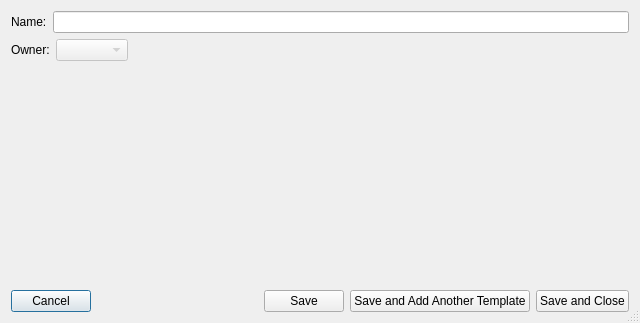
<?xml version="1.0" encoding="UTF-8"?>
<ui version="4.0">
 <class>EditTemplateUI</class>
 <widget class="QDialog" name="EditTemplateUI">
  <property name="geometry">
   <rect>
    <x>0</x>
    <y>0</y>
    <width>640</width>
    <height>323</height>
   </rect>
  </property>
  <property name="windowTitle">
   <string>Add or Edit Composite Food</string>
  </property>
  <property name="sizeGripEnabled">
   <bool>true</bool>
  </property>
  <layout class="QVBoxLayout" name="verticalLayout">
   <item>
    <layout class="QHBoxLayout" name="horizontalLayout">
     <item>
      <widget class="QLabel" name="label">
       <property name="text">
        <string>Name:</string>
       </property>
      </widget>
     </item>
     <item>
      <widget class="QLineEdit" name="txtName"/>
     </item>
    </layout>
   </item>
   <item>
    <layout class="QHBoxLayout" name="horizontalLayout_2">
     <item>
      <widget class="QLabel" name="label_4">
       <property name="text">
        <string>Owner:</string>
       </property>
      </widget>
     </item>
     <item>
      <widget class="QComboBox" name="cboOwner">
       <property name="enabled">
        <bool>false</bool>
       </property>
      </widget>
     </item>
     <item>
      <spacer name="horizontalSpacer">
       <property name="orientation">
        <enum>Qt::Horizontal</enum>
       </property>
       <property name="sizeHint" stdset="0">
        <size>
         <width>40</width>
         <height>20</height>
        </size>
       </property>
      </spacer>
     </item>
    </layout>
   </item>
   <item>
    <widget class="FoodSearchControl" name="fscSearch" native="true"/>
   </item>
   <item>
    <widget class="SelectFoodControl" name="sfcResultsList" native="true"/>
   </item>
   <item>
    <widget class="FoodTree" name="ftComponents" native="true"/>
   </item>
   <item>
    <layout class="QHBoxLayout" name="horizontalLayout_6">
     <item>
      <widget class="QPushButton" name="btnCancel">
       <property name="text">
        <string>Cancel</string>
       </property>
      </widget>
     </item>
     <item>
      <spacer name="horizontalSpacer_5">
       <property name="orientation">
        <enum>Qt::Horizontal</enum>
       </property>
       <property name="sizeHint" stdset="0">
        <size>
         <width>40</width>
         <height>20</height>
        </size>
       </property>
      </spacer>
     </item>
     <item>
      <widget class="QPushButton" name="btnSave">
       <property name="text">
        <string>Save</string>
       </property>
       <property name="default">
        <bool>false</bool>
       </property>
      </widget>
     </item>
     <item>
      <widget class="QPushButton" name="btnSaveAndAdd">
       <property name="text">
        <string>Save and Add Another Template</string>
       </property>
      </widget>
     </item>
     <item>
      <widget class="QPushButton" name="btnSaveAndClose">
       <property name="text">
        <string>Save and Close</string>
       </property>
       <property name="default">
        <bool>false</bool>
       </property>
      </widget>
     </item>
    </layout>
   </item>
  </layout>
 </widget>
 <layoutdefault spacing="6" margin="11"/>
 <customwidgets>
  <customwidget>
   <class>FoodSearchControl</class>
   <extends>QWidget</extends>
   <header>widgets/food_search_control.h</header>
   <container>1</container>
  </customwidget>
  <customwidget>
   <class>SelectFoodControl</class>
   <extends>QWidget</extends>
   <header>widgets/select_food_control.h</header>
   <container>1</container>
  </customwidget>
  <customwidget>
   <class>FoodTree</class>
   <extends>QWidget</extends>
   <header>widgets/food_tree.h</header>
   <container>1</container>
  </customwidget>
 </customwidgets>
 <resources/>
 <connections/>
</ui>
